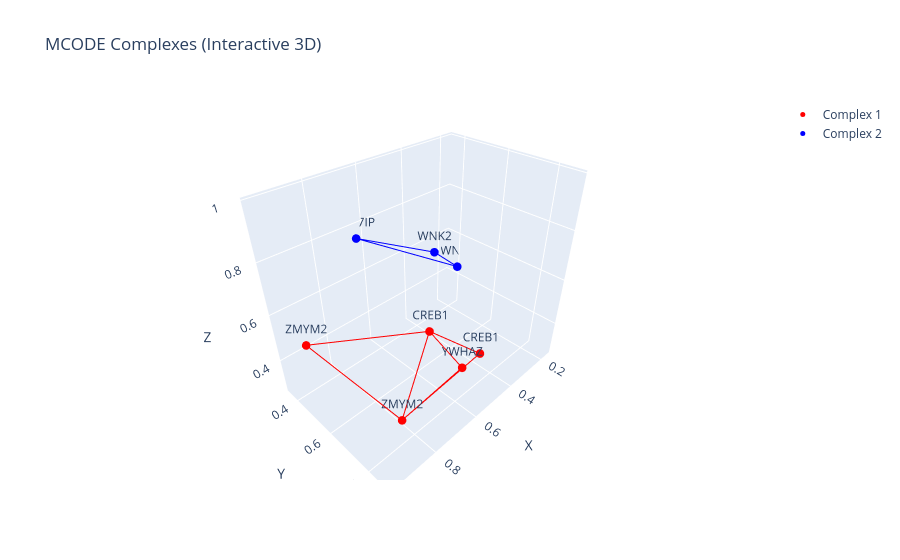

Here is the notebook cell this chart was saved with:
### Code cell
#print 3D graph
complexes = m.filtered_complexes
all_nodes = set()
for G in complexes:
    all_nodes.update(G.nodes())

node_positions = {
    node: (
        random.uniform(0,1),
        random.uniform(0,1),
        random.uniform(0,1),
    )
    for node in all_nodes
}



fig = go.Figure()

colors = [
    "red", "blue", "green", "purple", "orange", "brown",
    "pink", "gray", "cyan", "magenta"
]


for i,G in enumerate(complexes):
    color = colors[i % len(colors)]
    # --- nodes for this complex ---
    xs = []
    ys = []
    zs = []
    texts = []
    for n in G.nodes():
        x, y, z = node_positions[n]
        xs.append(x)
        ys.append(y)
        zs.append(z)

        texts.append(sym)
        
        sym = G.nodes[n].get("symbol", str(n))
        texts.append(sym)

    fig.add_trace(
        go.Scatter3d(
            x=xs,
            y=ys,
            z=zs,
            mode="markers+text",
            marker=dict(size=5, color=color),
            text = texts,
            textposition="top center",
            name=f"Complex {i+1}",
        )
    )

    # --- edges for this complex ---
    # Plotly lines want NaN breaks between segments
    edge_x = []
    edge_y = []
    edge_z = []

    for u, v in G.edges():
        x0, y0, z0 = node_positions[u]
        x1, y1, z1 = node_positions[v]
        edge_x += [x0, x1, None]
        edge_y += [y0, y1, None]
        edge_z += [z0, z1, None]

    fig.add_trace(
        go.Scatter3d(
            x=edge_x,
            y=edge_y,
            z=edge_z,
            mode="lines",
            line=dict(width=2, color=color),
            showlegend=False,
        )
    )

fig.update_layout(
    title="MCODE Complexes (Interactive 3D)",
    scene=dict(
        xaxis_title="X",
        yaxis_title="Y",
        zaxis_title="Z",
    ),
)

fig.show()

### Figure 1 — Plotly figure (JSON) as saved in the notebook; plotly's stock layout.template omitted (floating-point values rounded to 4 significant figures)
{"data": [{"marker": {"color": "red", "size": 5}, "mode": "markers+text", "name": "Complex 1", "text": ["YWHAZ", "ZMYM2", "ZMYM2", "CREB1", "CREB1", "PIAS1", "PIAS1", "SREBF2", "SREBF2", "ATF7IP"], "textposition": "top center", "type": "scatter3d", "x": [0.5084, 0.8172, 0.9693, 0.5253, 0.3634], "y": [0.7499, 0.7594, 0.4964, 0.5977, 0.719], "z": [0.3181, 0.3016, 0.5605, 0.4109, 0.2725]}, {"line": {"color": "red", "width": 2}, "mode": "lines", "showlegend": false, "type": "scatter3d", "x": [0.5084, 0.8172, null, 0.5084, 0.5253, null, 0.8172, 0.9693, null, 0.8172, 0.5253, null, 0.8172, 0.3634, null, 0.9693, 0.5253, null, 0.5253, 0.3634, null], "y": [0.7499, 0.7594, null, 0.7499, 0.5977, null, 0.7594, 0.4964, null, 0.7594, 0.5977, null, 0.7594, 0.719, null, 0.4964, 0.5977, null, 0.5977, 0.719, null], "z": [0.3181, 0.3016, null, 0.3181, 0.4109, null, 0.3016, 0.5605, null, 0.3016, 0.4109, null, 0.3016, 0.2725, null, 0.5605, 0.4109, null, 0.4109, 0.2725, null]}, {"marker": {"color": "blue", "size": 5}, "mode": "markers+text", "name": "Complex 2", "text": ["ATF7IP", "WNK2", "WNK2", "WNK1", "WNK1", "YWHAZ"], "textposition": "top center", "type": "scatter3d", "x": [0.6374, 0.8016, 0.166], "y": [0.3485, 0.8802, 0.4139], "z": [0.7499, 0.9852, 0.4528]}, {"line": {"color": "blue", "width": 2}, "mode": "lines", "showlegend": false, "type": "scatter3d", "x": [0.6374, 0.8016, null, 0.6374, 0.166, null, 0.8016, 0.166, null], "y": [0.3485, 0.8802, null, 0.3485, 0.4139, null, 0.8802, 0.4139, null], "z": [0.7499, 0.9852, null, 0.7499, 0.4528, null, 0.9852, 0.4528, null]}], "layout": {"scene": {"xaxis": {"title": {"text": "X"}}, "yaxis": {"title": {"text": "Y"}}, "zaxis": {"title": {"text": "Z"}}}, "title": {"text": "MCODE Complexes (Interactive 3D)"}}}
